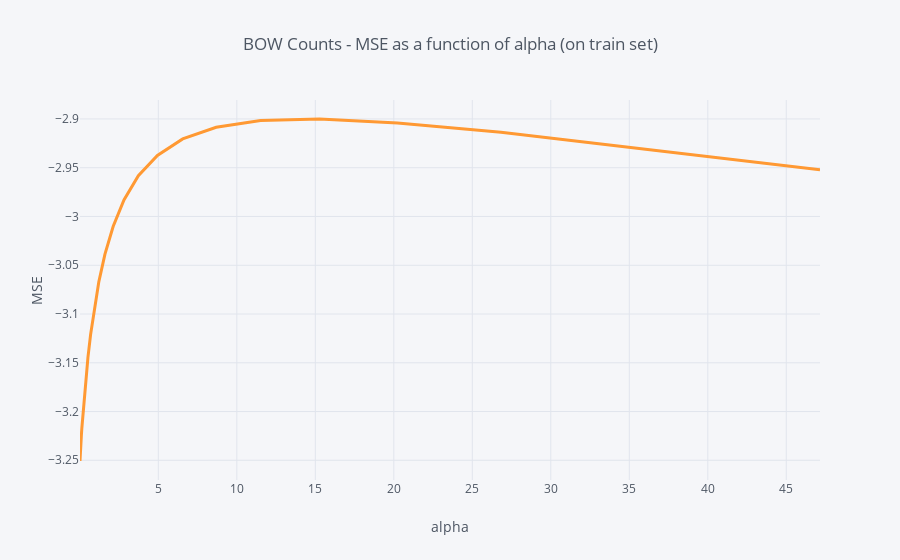

Notebook cell for this chart:
### Code cell
cv_results = pd.DataFrame(MSE_by_alpha, columns = ['alpha', 'MSE'])
cv_results.query('alpha < 50').set_index('alpha').MSE.iplot(title = 'BOW Counts - MSE as a function of alpha (on train set)', xTitle = 'alpha', yTitle = 'MSE', width = 3, hline=(0,0))

### Figure 1 — Plotly figure (JSON) as saved in the notebook; plotly's stock layout.template omitted (floating-point values rounded to 4 significant figures)
{"data": [{"line": {"color": "rgba(255, 153, 51, 1.0)", "dash": "solid", "shape": "linear", "width": 3}, "mode": "lines", "name": "MSE", "text": "", "type": "scatter", "x": [0.01, 0.01326, 0.01758, 0.0233, 0.03089, 0.04095, 0.05429, 0.07197, 0.09541, 0.1265, 0.1677, 0.2223, 0.2947, 0.3907, 0.5179, 0.6866, 0.9103, 1.207, 1.6, 2.121, 2.812, 3.728, 4.942, 6.551, 8.685, 11.51, 15.26, 20.24, 26.83, 35.56, 47.15], "y": [-3.251, -3.249, -3.245, -3.244, -3.241, -3.239, -3.234, -3.232, -3.225, -3.217, -3.209, -3.198, -3.183, -3.165, -3.144, -3.121, -3.096, -3.067, -3.039, -3.01, -2.983, -2.958, -2.937, -2.92, -2.908, -2.902, -2.9, -2.904, -2.914, -2.93, -2.952]}], "layout": {"autosize": true, "legend": {"bgcolor": "#F5F6F9", "font": {"color": "#4D5663"}}, "paper_bgcolor": "#F5F6F9", "plot_bgcolor": "#F5F6F9", "shapes": [{"line": {"color": "#db4052", "dash": "solid", "width": 1}, "type": "line", "x0": 0, "x1": 1, "xref": "paper", "y0": [0, 0], "y1": [0, 0], "yref": "y"}], "title": {"font": {"color": "#4D5663"}, "text": "BOW Counts - MSE as a function of alpha (on train set)"}, "xaxis": {"autorange": true, "gridcolor": "#E1E5ED", "range": [0.01, 47.15], "showgrid": true, "tickfont": {"color": "#4D5663"}, "title": {"font": {"color": "#4D5663"}, "text": "alpha"}, "type": "linear", "zerolinecolor": "#E1E5ED"}, "yaxis": {"autorange": true, "gridcolor": "#E1E5ED", "range": [-3.27, -2.881], "showgrid": true, "tickfont": {"color": "#4D5663"}, "title": {"font": {"color": "#4D5663"}, "text": "MSE"}, "type": "linear", "zerolinecolor": "#E1E5ED"}}}
